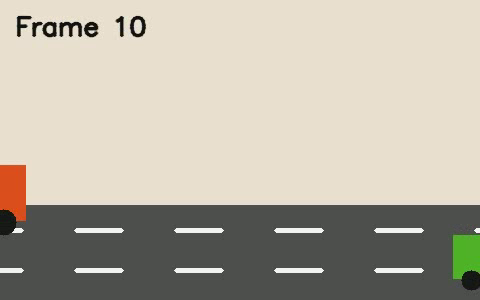
#> input picture frame 9 of Experiment-13-perspective-transformation-on-video/input/sample_video.mp4, 480 x 300 px
$ python program.py
#> lines starting #> are read from the running program, lines starting #| are printed output that depends on the picture
### cv_utils.py
"""Shared utility functions for the Computer Vision lab experiments."""

from pathlib import Path
import cv2
import numpy as np


# [5 lines left out: function read_image, not called in this run]


def ensure_output_dir(path: Path) -> Path:
    path.mkdir(parents=True, exist_ok=True)
    return path


# [4 lines left out: function save_image, not called in this run]


def normalize_to_uint8(image: np.ndarray) -> np.ndarray:
    return cv2.normalize(image, None, 0, 255, cv2.NORM_MINMAX).astype(np.uint8)


def open_video(path: Path) -> cv2.VideoCapture:
    capture = cv2.VideoCapture(str(path))
    if not capture.isOpened():
        raise FileNotFoundError(f"Could not open input video: {path}")
    return capture


def make_video_writer(path: Path, fps: float, size: tuple[int, int]) -> cv2.VideoWriter:
    path.parent.mkdir(parents=True, exist_ok=True)
    fourcc = cv2.VideoWriter_fourcc(*"mp4v")
    writer = cv2.VideoWriter(str(path), fourcc, fps, size)
    if not writer.isOpened():
        raise OSError(f"Could not create output video: {path}")
    return writer

### Experiment-13-perspective-transformation-on-video/program.py
from pathlib import Path
import sys
import cv2
import numpy as np


HERE = Path(__file__).resolve().parent
ROOT = HERE.parent
sys.path.insert(0, str(ROOT))

from cv_utils import (
    ensure_output_dir,
    make_video_writer,
    normalize_to_uint8,
    open_video,
    read_image,
    save_image,
)

INPUT_DIR = HERE / "input"
OUTPUT_DIR = ensure_output_dir(HERE / "output")

capture = open_video(INPUT_DIR / "sample_video.mp4")
fps = capture.get(cv2.CAP_PROP_FPS) or 20.0
width = int(capture.get(cv2.CAP_PROP_FRAME_WIDTH))
height = int(capture.get(cv2.CAP_PROP_FRAME_HEIGHT))
writer = make_video_writer(OUTPUT_DIR / "perspective_video.mp4", fps, (width, height))

source = np.float32([[0, 0], [width - 1, 0], [0, height - 1], [width - 1, height - 1]])
target = np.float32([[35, 10], [width - 45, 20], [95, height - 1], [width - 95, height - 1]])
matrix = cv2.getPerspectiveTransform(source, target)

while True:
    ok, frame = capture.read()
#> frame is the input picture: shape (300, 480, 3); mean B, G, R 164.2, 177.9, 183.9
    if not ok:
        break
    transformed = cv2.warpPerspective(frame, matrix, (width, height))
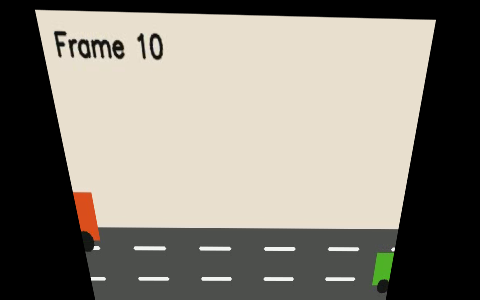
#> transformed: shape (300, 480, 3); mean B, G, R 120.1, 130.2, 135
    writer.write(transformed)

capture.release()
writer.release()
print("Saved:", OUTPUT_DIR / "perspective_video.mp4")

$ run again, starting later in the video
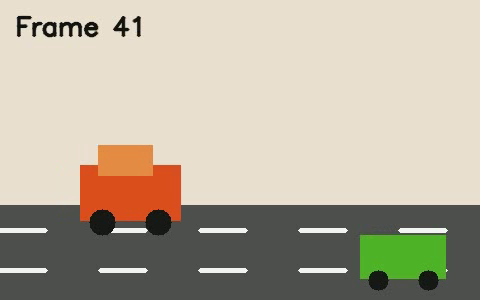
#> input picture frame 40 of Experiment-13-perspective-transformation-on-video/input/sample_video.mp4, 480 x 300 px
#> frame is the input picture: shape (300, 480, 3); mean B, G, R 158.2, 175.8, 184.1
#> `transformed = cv2.warpPerspective(frame, matrix, (width, height))`:
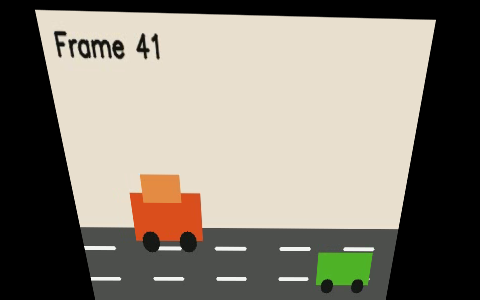
#> transformed: shape (300, 480, 3); mean B, G, R 116.8, 128.8, 135.2

$ run again, starting later in the video
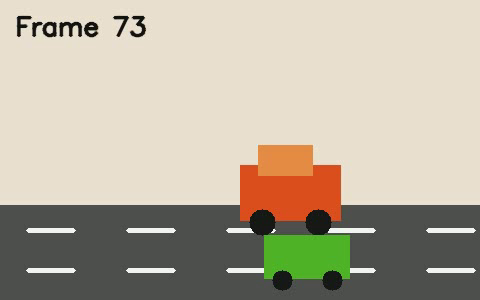
#> input picture frame 72 of Experiment-13-perspective-transformation-on-video/input/sample_video.mp4, 480 x 300 px
#> frame is the input picture: shape (300, 480, 3); mean B, G, R 158.2, 175.8, 184.1
#> `transformed = cv2.warpPerspective(frame, matrix, (width, height))`:
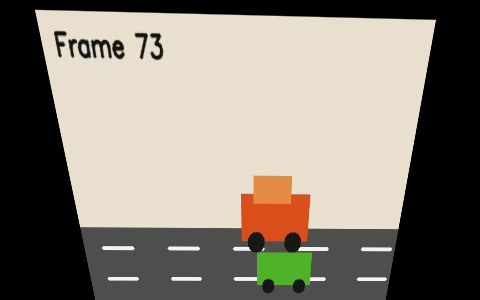
#> transformed: shape (300, 480, 3); mean B, G, R 116.8, 128.8, 135.1
